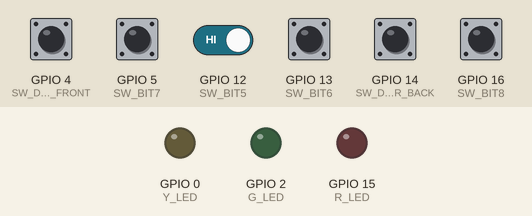
This sketch was run on a simulated ESP8266 (NodeMCU). On the bench: output pins drawn as LEDs (lit = HIGH). The test bench sets the inputs (shaded band); at power-on: GPIO 4 (SW_DOOR_FRONT), GPIO 5 (SW_BIT7), GPIO 12 (SW_BIT5), GPIO 13 (SW_BIT6), GPIO 14 (SW_DOOR_BACK), GPIO 16 (SW_BIT8) HIGH. WiFi joins after 1.5 s; servers stay silent unless stated.

Above: at 3.0 s.
3.1 s: GPIO 16 (SW_BIT8) pulled LOW for 1 s
At 4.05 s:
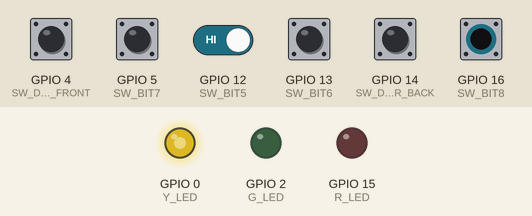
5.6 s: GPIO 12 (SW_BIT5) driven LOW and GPIO 16 (SW_BIT8) driven LOW
At 6.3 s:
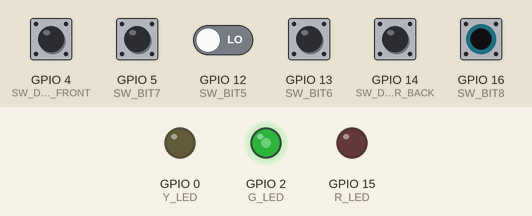
8.6 s: GPIO 12 (SW_BIT5) driven HIGH
At 9.8 s:
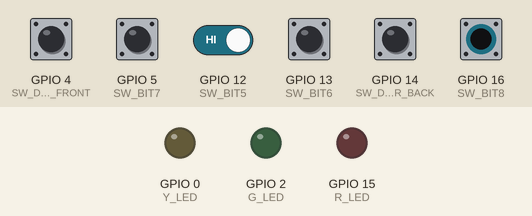
11.6 s: GPIO 13 (SW_BIT6) pulled LOW for 1 s
At 12.4 s:
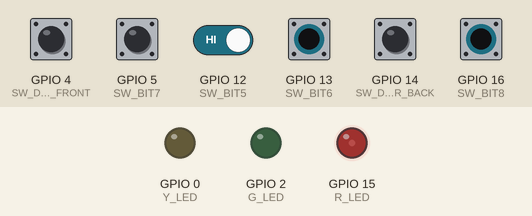
15.6 s: GPIO 16 (SW_BIT8) driven LOW
Timing chart, 0 to 19.6 s (numbered marks = the images above; inputs shaded):
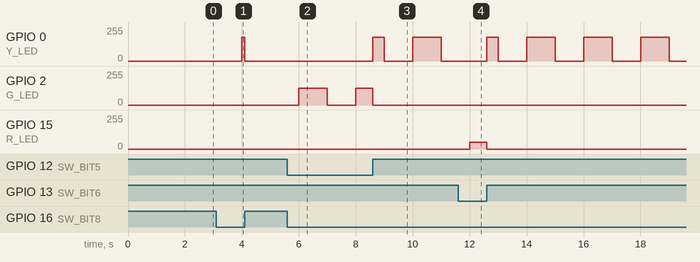

The sketch:

lab18_checkpoint3.ino
```cpp
#define BLYNK_TEMPLATE_ID "TMPL6LF86qGfa"
#define BLYNK_TEMPLATE_NAME "Checkpoint3"
#define BLYNK_AUTH_TOKEN "xlNQW7y7m7Q3EtesImkPrpHmbltR93BB"

#define BLYNK_PRINT Serial
#include <ESP8266WiFi.h>
#include <BlynkSimpleEsp8266.h>

char ssid[] = "Jack>/~";  // WiFi credentials
char pass[] = "nmcu1234";

// LEDs บนบอร์ด NodeMCU
#define R_LED 15   // GPIO15 (D8) - แอลอีดีสีแดง
#define G_LED 2    // GPIO2  (D4) - แอลอีดีสีเขียว
#define Y_LED 0    // GPIO0  (D3) - แอลอีดีสีเหลือง

// DIP Switch Bit 5 - 8 (Mode Control บนบอร์ด)
#define SW_BIT5 12 // GPIO12 (D6) - ดิปสวิตช์บิตที่ 5
#define SW_BIT6 13 // GPIO13 (D7) - ดิปสวิตช์บิตที่ 6
#define SW_BIT7 5  // GPIO5  (D1) - ดิปสวิตช์บิตที่ 7
#define SW_BIT8 16 // GPIO16 (D0) - ดิปสวิตช์บิตที่ 8

// DIP Switch Bit 1 - 2 (จำลอง Sensor สองบิตล่าง)
#define SW_DOOR_FRONT 4  // GPIO4  (D2) - บิตที่ 1: ประตูหน้าบ้าน
#define SW_DOOR_BACK  14 // GPIO14 (D5) - บิตที่ 2: ประตูหลังบ้าน

// -------------------------------------------------------------
// Blynk Virtual Pins Mapping
// 1. Button Widgets (บนโทรศัพท์มือถือ):
//    - V4: ปุ่มควบคุม RED LED
//    - V5: ปุ่มควบคุม GREEN LED
//    - V6: ปุ่มควบคุม YELLOW LED
// 2. LED Widgets (แสดงสถานะเซนเซอร์ 2 ตัว):
//    - V0: LED Widget "ประตูหน้าบ้านถูกปิดแล้ว" (DIP Switch บิตที่ 1)
//    - V1: LED Widget "ประตูหลังบ้านถูกปิดแล้ว" (DIP Switch บิตที่ 2)
// -------------------------------------------------------------
int blynk_btn_r = 0;
int blynk_btn_g = 0;
int blynk_btn_y = 0;
int PWMRANGE = 1023;

BlynkTimer timer;

// ฟังก์ชันรับค่าจาก Button Widgets บนแอป Blynk (V4, V5, V6)
BLYNK_WRITE(V4) {
  blynk_btn_r = param.asInt();
}

BLYNK_WRITE(V5) {
  blynk_btn_g = param.asInt();
}

BLYNK_WRITE(V6) {
  blynk_btn_y = param.asInt();
}

BLYNK_CONNECTED() {
  Blynk.syncVirtual(V4, V5, V6);
}

void turnOffAllLEDs() {   // helper function สำหรับปิด LED ทั้งหมด
  analogWrite(R_LED, 0);
  analogWrite(G_LED, 0);
  analogWrite(Y_LED, 0);
}

// -------------------------------------------------------------
// Task หลัก: อ่านค่า Switch, คำนวณ Mode ตามตารางที่ 2 และส่งค่า Sensor ไปยัง Blynk
// -------------------------------------------------------------
void updateControl() {
  // 1. อ่านค่า DIP Switch Bit 5-8 (GPIO16, 5, 13, 12)
  int s16 = digitalRead(SW_BIT8);
  int s5  = digitalRead(SW_BIT7);
  int s13 = digitalRead(SW_BIT6);
  int s12 = digitalRead(SW_BIT5);
  // รวบ bit เพื่อให้เขียนง่าย
  int mode = (s16 << 3) | (s5 << 2) | (s13 << 1) | s12;
  // ตรวจสอบรอบการกระพริบ 1 วินาทีแบบ Non-blocking (ติด 1s / ดับ 1s รวม 2s)
  bool blinkState = ((millis() / 1000) % 2) == 0;
  // คำนวณค่า PWM Duty Cycle ตามความสว่างที่กำหนด (PWMRANGE = 1023)
  int pwm20 = (PWMRANGE * 20) / 100; // ~204 (20%)
  int pwm50 = (PWMRANGE * 50) / 100; // ~511 (50%)
  int pwm70 = (PWMRANGE * 70) / 100; // ~716 (70%)
  // 2. ควบคุม LED ทั้งสามดวงตามโหมดในตารางที่ 2
  switch (mode) {
    case 0b1000: // 1000: แอลอีดีทุกดวงกระพริบติดดับพร้อมกันทุก ๆ 1 วินาที
      if (blinkState) {
        digitalWrite(R_LED, HIGH);
        digitalWrite(G_LED, HIGH);
        digitalWrite(Y_LED, HIGH);
      } else {
        turnOffAllLEDs();
      }
      break;
    case 0b1001: // 1001: แอลอีดีสีแดงถูกควบคุมโดย Button บนมือถือ (V4), ดวงอื่นดับตลอดเวลา
      digitalWrite(R_LED, blynk_btn_r );
      digitalWrite(G_LED, LOW);
      digitalWrite(Y_LED, LOW);
      break;
    case 0b1010: // 1010: แอลอีดีสีเขียวถูกควบคุมโดย Button บนมือถือ (V5), ดวงอื่นดับตลอดเวลา
      digitalWrite(R_LED, LOW);
      digitalWrite(G_LED, blynk_btn_g );
      digitalWrite(Y_LED, LOW);
      break;
    case 0b1011: // 1011: แอลอีดีสีเหลืองถูกควบคุมโดย Button บนมือถือ (V6), ดวงอื่นดับตลอดเวลา
      digitalWrite(R_LED, LOW);
      digitalWrite(G_LED, LOW);
      digitalWrite(Y_LED, blynk_btn_y );
      break;
    case 0b0100: // 0100: แอลอีดีทั้งสามดวงถูกควบคุมโดย Button บนโทรศัพท์มือถือ (V4, V5, V6)
      digitalWrite(R_LED, blynk_btn_r );
      digitalWrite(G_LED, blynk_btn_g );
      digitalWrite(Y_LED, blynk_btn_y );
      break;
    case 0b0101: // 0101: แอลอีดีสีแดงกระพริบติดสลับดับทุก ๆ 1 วินาที ความสว่าง 20%
      if (blinkState) {
        analogWrite(R_LED, pwm20);
      } else {
        analogWrite(R_LED, 0);
      }
      digitalWrite(G_LED, LOW);
      digitalWrite(Y_LED, LOW);
      break;
    case 0b0110: // 0110: แอลอีดีสีเขียวกระพริบติดสลับดับทุก ๆ 1 วินาที ความสว่าง 50%
      if (blinkState) {
        analogWrite(G_LED, pwm50);
      } else {
        analogWrite(G_LED, 0);
      }
      digitalWrite(R_LED, LOW);
      digitalWrite(Y_LED, LOW);
      break;
    case 0b0111: // 0111: แอลอีดีสีเหลืองกระพริบติดสลับดับทุก ๆ 1 วินาที ความสว่าง 70%
      if (blinkState) {
        analogWrite(Y_LED, pwm70);
      } else {
        analogWrite(Y_LED, 0);
      }
      digitalWrite(R_LED, LOW);
      digitalWrite(G_LED, LOW);
      break;
    default: // รูปแบบอื่น ๆ ให้ดับ LED ทั้งหมดเพื่อความปลอดภัย
      turnOffAllLEDs();
      break;
  }
  // 3. อ่านค่า DIP Switch สองบิตล่าง (Bit 1 และ Bit 2) ส่งไปยัง Blynk LED Widget
  int doorFrontStatus = digitalRead(SW_DOOR_FRONT); // 1 = สวิตช์เปิด/ปิดประตูหน้าบ้าน
  int doorBackStatus  = digitalRead(SW_DOOR_BACK);  // 1 = สวิตช์เปิด/ปิดประตูหลังบ้าน
  // ส่งค่าสถานะไปยัง LED Widget บน Blynk (255 = ติดสว่าง, 0 = ดับ)
  Blynk.virtualWrite(V0, doorFrontStatus ? 255 : 0);
  Blynk.virtualWrite(V1, doorBackStatus ? 255 : 0);
}

void setup() {
  Serial.begin(115200);
  // กำหนดโหมดขา LED
  pinMode(R_LED, OUTPUT);
  pinMode(G_LED, OUTPUT);
  pinMode(Y_LED, OUTPUT);
  turnOffAllLEDs();
  // กำหนดโหมดขา Mode DIP Switch (Bit 5 - Bit 8)
  pinMode(SW_BIT5, INPUT);
  pinMode(SW_BIT6, INPUT);
  pinMode(SW_BIT7, INPUT);
  pinMode(SW_BIT8, INPUT);
  // กำหนดโหมดขา Sensor DIP Switch (Bit 1 - Bit 2)
  pinMode(SW_DOOR_FRONT, INPUT);
  pinMode(SW_DOOR_BACK, INPUT);
  // เริ่มเชื่อมต่อ Blynk
  Blynk.begin(BLYNK_AUTH_TOKEN, ssid, pass);
  // ตั้งเวลาเรียกฟังก์ชัน updateControl ทุกๆ 100 ms (Non-blocking)
  timer.setInterval(100L, updateControl);
}

void loop() {
  Blynk.run();
  timer.run();
}
```

Measured:
- after the input at 3.1 s, GPIO 0 (Y_LED): 0/255 → 178/255 after 0.90 s, → 0/255 0.10 s later
- after the input at 5.6 s, GPIO 2 (G_LED): 0/255 → 127/255 after 0.40 s, → 0/255 1.0 s later, → 127/255 1.0 s later
- after the input at 8.6 s, GPIO 0 (Y_LED): 0/255 → 178/255 at once, → 0/255 0.40 s later, → 178/255 1.0 s later, → 0/255 1.0 s later
- after the input at 11.6 s, GPIO 15 (R_LED): 0/255 → 50/255 after 0.40 s, → 0/255 0.60 s later
